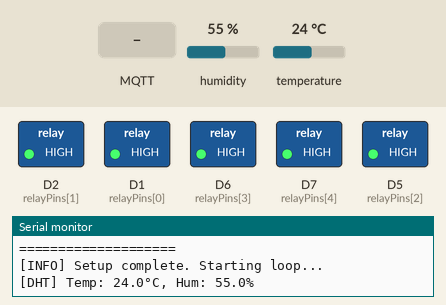
Recording of a sketch running on a simulated ESP8266 (Wemos D1 mini). Parts: switched loads named in the sketch (green lamp = pin HIGH), the last lines printed to the serial monitor. Inputs (shaded band) come from the test bench; at power-on: humidity 55 %, temperature 24 °C. WiFi joins after 1.5 s; servers stay silent unless stated; no MQTT or app messages arrive unless stated.

Above: at 3.7 s.
3.8 s: MQTT message "ON" arrives on the first subscribed topic
At 5.9 s:
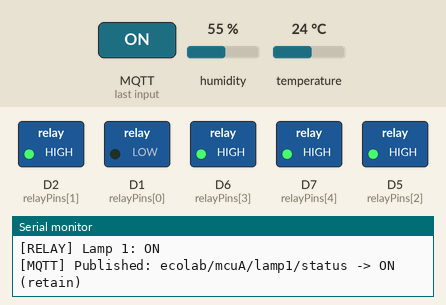
7.0 s: MQTT message "ON" arrives on the second subscribed topic
At 7.6 s:
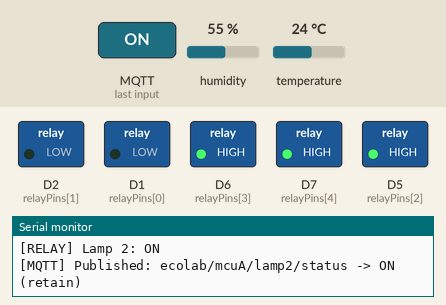
8.5 s: MQTT message "OFF" arrives on the first subscribed topic
At 8.8 s:
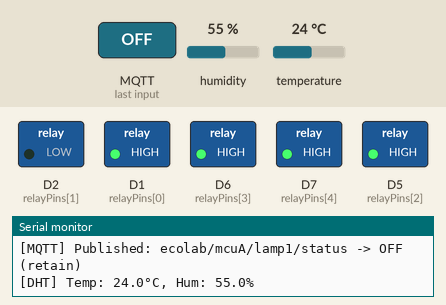
10.0 s: MQTT message "ON" arrives on the third subscribed topic
At 11.1 s:
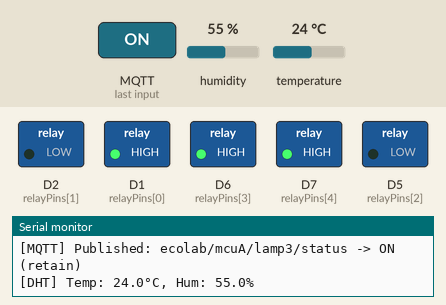
11.5 s: MQTT message "OFF" arrives on the second subscribed topic
At 12.3 s:
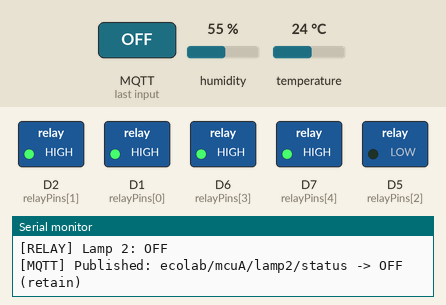
13.0 s: MQTT message "OFF" arrives on the third subscribed topic
At 13.4 s:
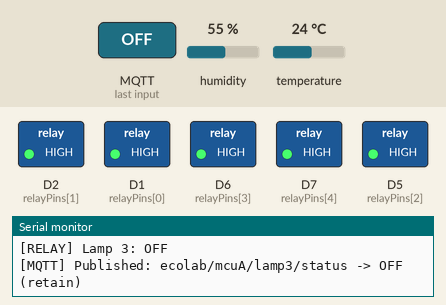
Timing chart, 0 to 15.5 s (numbered marks = the images above; inputs shaded):
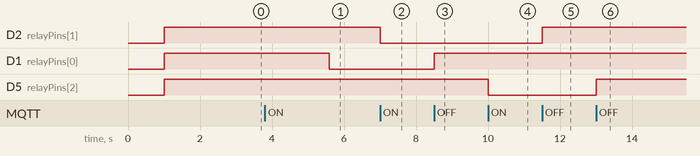

The sketch:

smartlampcontrol.ino
```cpp
/**
 * EcoLab Smart Lamp Control (mcuA)
 * Wemos D1 Mini - ESP8266
 *
 * Features:
 * - DHT22 Temperature & Humidity Sensor (Pin D4)
 * - 5x Relay Control (Pin D1, D2, D5, D6, D7)
 * - MQTT Communication (TLS Insecure - No CA verification)
 *
 * MQTT Topics:
 * - Subscribe: ecolab/mcuA/lamp1-5/control
 * - Publish: ecolab/mcuA/lamp1-5/status (retain)
 * - Publish: ecolab/mcuA/dht/temperature
 * - Publish: ecolab/mcuA/dht/humidity
 * - LWT: ecolab/mcuA/status
 *
 * WARNING: TLS Insecure mode skips certificate verification!
 *          Not recommended for production use.
 */

#include <ESP8266WiFi.h>
#include <PubSubClient.h>
#include <DHT.h>
#include <WiFiClientSecure.h>

// ============================================================
// WIFI CONFIG
// ============================================================
const char* WIFI_SSID = "EcoLab";        // Ganti dengan WiFi SSID
const char* WIFI_PASSWORD = "ecolab321"; // Ganti dengan WiFi Password

// ============================================================
// MQTT CONFIG
// ============================================================
const char* MQTT_BROKER = "10.33.11.148";  // Ganti dengan IP broker
const int MQTT_PORT = 8883;                   // TLS
const char* MQTT_USERNAME = "";
const char* MQTT_PASSWORD = "";
const char* MQTT_CLIENT_ID = "ecolab_mcua";

// Topics
const char* TOPIC_LAMP_CMD_PREFIX = "ecolab/mcuA/lamp";
const char* TOPIC_LAMP_STATUS_PREFIX = "ecolab/mcuA/lamp";
const char* TOPIC_DHT_TEMP = "ecolab/mcuA/dht/temperature";
const char* TOPIC_DHT_HUM = "ecolab/mcuA/dht/humidity";
const char* TOPIC_MCU_STATUS = "ecolab/mcuA/status";

// ============================================================
// HARDWARE CONFIG
// ============================================================
// DHT22
#define DHTPIN D4         // Pin DHT22 (GPIO2)
#define DHTTYPE DHT22     // Tipe sensor
DHT dht(DHTPIN, DHTTYPE);

// Relay
const int relayPins[5] = {D1, D2, D5, D6, D7};
bool relayStates[5] = {false, false, false, false, false};

// ============================================================
// GLOBAL VARIABLES
// ============================================================
WiFiClientSecure espClient;
PubSubClient mqttClient(espClient);

unsigned long lastDHTTime = 0;
const unsigned long DHT_INTERVAL = 2000;  // 2 detik

unsigned long lastReconnectAttempt = 0;
const unsigned long RECONNECT_INTERVAL = 5000;  // 5 detik

// ============================================================
// SETUP
// ============================================================
void setup() {
  Serial.begin(115200);
  delay(1000);

  Serial.println("\n====================================");
  Serial.println("EcoLab Smart Lamp Control (mcuA)");
  Serial.println("====================================\n");

  // Setup DHT
  dht.begin();
  Serial.println("[DHT] DHT22 initialized (Pin D4)");

  // Setup Relay pins
  for (int i = 0; i < 5; i++) {
    pinMode(relayPins[i], OUTPUT_OPEN_DRAIN);
    digitalWrite(relayPins[i], HIGH);  // Default OFF
  }
  Serial.println("[RELAY] 5 relays initialized (D1, D2, D5, D6, D7)");
  Serial.println("[RELAY] Mode: OUTPUT_OPEN_DRAIN (LOW=ON, HIGH=OFF)\n");

  // Connect WiFi
  connectWiFi();

  // Setup MQTT - TLS Insecure Mode (tanpa CA certificate)
  mqttClient.setServer(MQTT_BROKER, MQTT_PORT);
  mqttClient.setCallback(mqttCallback);

  // ESP8266: Set insecure mode (skip certificate verification)
  espClient.setInsecure();

  // ESP8266: Increase buffer size untuk TLS
  espClient.setBufferSizes(2048, 2048);

  Serial.println("\n[INFO] Setup complete. Starting loop...\n");
}

// ============================================================
// MAIN LOOP
// ============================================================
void loop() {
  // MQTT Connection handling
  if (!mqttClient.connected()) {
    unsigned long now = millis();
    if (now - lastReconnectAttempt >= RECONNECT_INTERVAL) {
      lastReconnectAttempt = now;
      if (reconnectMQTT()) {
        lastReconnectAttempt = 0;
      }
    }
  } else {
    mqttClient.loop();
  }

  // Send DHT data periodically
  unsigned long now = millis();
  if (now - lastDHTTime >= DHT_INTERVAL) {
    lastDHTTime = now;
    sendDHTData();
  }
}

// ============================================================
// WIFI FUNCTIONS
// ============================================================
void connectWiFi() {
  Serial.print("[WIFI] Connecting to ");
  Serial.println(WIFI_SSID);

  WiFi.begin(WIFI_SSID, WIFI_PASSWORD);

  int attempts = 0;
  while (WiFi.status() != WL_CONNECTED) {
    delay(500);
    Serial.print(".");
    attempts++;
    if (attempts > 40) {  // 20 seconds timeout
      Serial.println("\n[WIFI] Failed to connect! Restarting...");
      ESP.restart();
    }
  }

  Serial.println("\n[WIFI] Connected!");
  Serial.println("====================");
  Serial.print("[WIFI] SSID: ");
  Serial.println(WiFi.SSID());
  Serial.print("[WIFI] IP Address: ");
  Serial.println(WiFi.localIP());
  Serial.print("[WIFI] Gateway: ");
  Serial.println(WiFi.gatewayIP());
  Serial.print("[WIFI] Subnet Mask: ");
  Serial.println(WiFi.subnetMask());
  Serial.print("[WIFI] Signal Strength (RSSI): ");
  Serial.print(WiFi.RSSI());
  Serial.println(" dBm");
  Serial.print("[WIFI] MAC Address: ");
  Serial.println(WiFi.macAddress());
  Serial.println("====================");
}

// ============================================================
// MQTT FUNCTIONS
// ============================================================
bool reconnectMQTT() {
  Serial.print("[MQTT] Connecting to ");
  Serial.print(MQTT_BROKER);
  Serial.print("...");

  // ESP8266: Insecure mode (skip certificate verification)
  // Note: setInsecure() sudah dipanggil di setup()

  if (mqttClient.connect(MQTT_CLIENT_ID, MQTT_USERNAME, MQTT_PASSWORD, TOPIC_MCU_STATUS, 0, true, "OFFLINE")) {
    Serial.println(" connected!");

    // Subscribe to lamp control topics
    for (int i = 1; i <= 5; i++) {
      char topic[50];
      sprintf(topic, "%s%d/control", TOPIC_LAMP_CMD_PREFIX, i);
      mqttClient.subscribe(topic);
      Serial.print("[MQTT] Subscribed: ");
      Serial.println(topic);
    }

    // Send MCU status
    mqttClient.publish(TOPIC_MCU_STATUS, "ONLINE", true);
    Serial.print("[MQTT] Published: ");
    Serial.print(TOPIC_MCU_STATUS);
    Serial.println(" -> ONLINE (retain)");

    // Send initial relay status
    sendAllRelayStatus();

    return true;
  } else {
    Serial.print(" failed (rc=");
    Serial.print(mqttClient.state());
    Serial.println(")");
    return false;
  }
}

void mqttCallback(char* topic, byte* payload, unsigned int length) {
  // Convert payload to string
  char message[length + 1];
  for (unsigned int i = 0; i < length; i++) {
    message[i] = (char)payload[i];
  }
  message[length] = '\0';

  Serial.print("\n[MQTT] Received: ");
  Serial.print(topic);
  Serial.print(" -> ");
  Serial.println(message);

  // Parse lamp index from topic
  // Topic format: ecolab/mcuA/lamp1/control
  if (strstr(topic, TOPIC_LAMP_CMD_PREFIX) != NULL) {
    // Extract lamp number
    char* lampPart = strstr(topic, "lamp");
    if (lampPart != NULL) {
      int lampIndex = atoi(lampPart + 4);  // Skip "lamp"

      if (lampIndex >= 1 && lampIndex <= 5) {
        if (strcmp(message, "ON") == 0) {
          controlRelay(lampIndex, true);
        } else if (strcmp(message, "OFF") == 0) {
          controlRelay(lampIndex, false);
        }
      }
    }
  }
}

// ============================================================
// RELAY CONTROL FUNCTIONS
// ============================================================
void controlRelay(int relayIndex, bool state) {
  relayStates[relayIndex - 1] = state;

  // OUTPUT_OPEN_DRAIN: LOW = ON, HIGH = OFF
  digitalWrite(relayPins[relayIndex - 1], state ? LOW : HIGH);

  Serial.print("[RELAY] Lamp ");
  Serial.print(relayIndex);
  Serial.print(": ");
  Serial.println(state ? "ON" : "OFF");

  // Publish status
  sendRelayStatus(relayIndex);
}

void sendRelayStatus(int relayIndex) {
  char topic[50];
  sprintf(topic, "%s%d/status", TOPIC_LAMP_STATUS_PREFIX, relayIndex);

  const char* payload = relayStates[relayIndex - 1] ? "ON" : "OFF";

  mqttClient.publish(topic, payload, true);  // retain = true
  Serial.print("[MQTT] Published: ");
  Serial.print(topic);
  Serial.print(" -> ");
  Serial.print(payload);
  Serial.println(" (retain)");
}

void sendAllRelayStatus() {
  Serial.println("[MQTT] Publishing all relay statuses...");
  for (int i = 1; i <= 5; i++) {
    sendRelayStatus(i);
    delay(100);
  }
}

// ============================================================
// DHT SENSOR FUNCTIONS
// ============================================================
void sendDHTData() {
  float h = dht.readHumidity();
  float t = dht.readTemperature();

  // Check error
  if (isnan(h) || isnan(t)) {
    Serial.println("[DHT] Failed to read sensor!");
    return;
  }

  // Publish temperature
  char tempStr[10];
  dtostrf(t, 1, 1, tempStr);
  mqttClient.publish(TOPIC_DHT_TEMP, tempStr);

  // Publish humidity
  char humStr[10];
  dtostrf(h, 1, 1, humStr);
  mqttClient.publish(TOPIC_DHT_HUM, humStr);

  Serial.print("[DHT] Temp: ");
  Serial.print(tempStr);
  Serial.print("°C, Hum: ");
  Serial.print(humStr);
  Serial.println("%");
}
```

Measured:
- after the input at 3.8 s, D1 (relayPins[0]): HIGH → LOW after 1.8 s
- after the input at 7.0 s, D2 (relayPins[1]): HIGH → LOW at once
- after the input at 8.5 s, D1 (relayPins[0]): LOW → HIGH at once
- after the input at 10.0 s, D5 (relayPins[2]): HIGH → LOW at once
- after the input at 11.5 s, D2 (relayPins[1]): LOW → HIGH at once
- after the input at 13.0 s, D5 (relayPins[2]): LOW → HIGH at once
